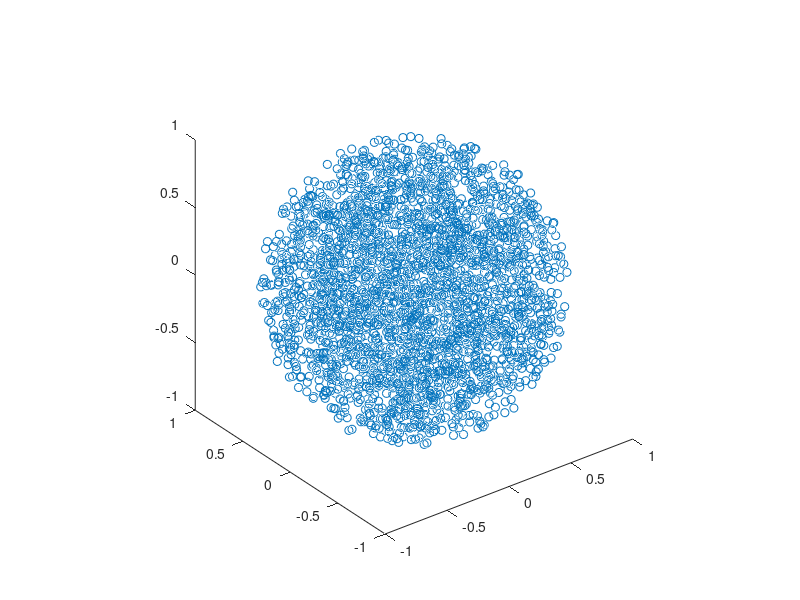

This chart was generated by the following MATLAB code:

r = abs(rand(3000,1));
theta = 2*pi*rand(3000,1);
u = rand(3000,1);
phi = acos(1-2*u);

x = cbrt(r).*cos(theta).*sin(phi);
y = cbrt(r).*sin(theta).*sin(phi);
z = cbrt(r).*cos(phi);


figure
plot3(x,y,z,'o')
pbaspect([1 1 1])